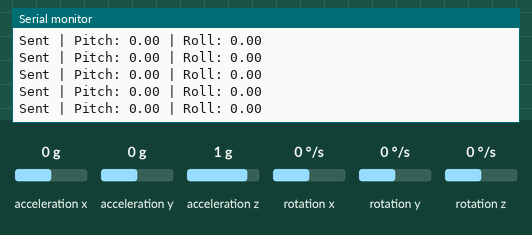
This sketch was run on a simulated ESP32. Shown: the last lines printed to the serial monitor. Wiring (inferred from the names in the program): MPU-6050 motion sensor at I2C address 0x68. The test bench sets the inputs (shaded band); at power-on: acceleration x 0 g, acceleration y 0 g, acceleration z 1 g, rotation x 0 °/s, rotation y 0 °/s, rotation z 0 °/s. WiFi joins after 1.5 s; servers stay silent unless stated; uploads are accepted with an empty reply.

Above: at 2.7 s.
2.8 s: acceleration x set to -1.4 g
At 3.2 s:
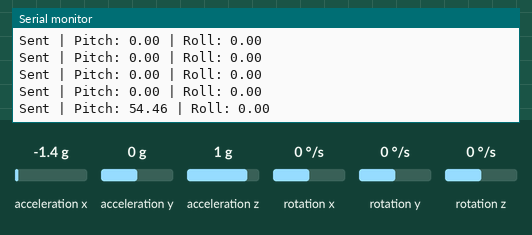
4.3 s: acceleration y set to -1.4 g
At 4.31 s:
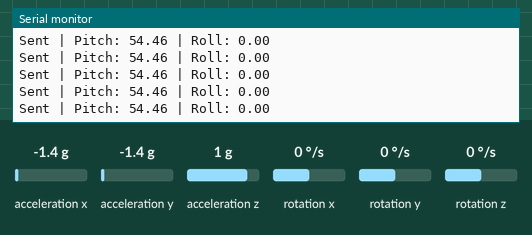
5.8 s: acceleration z set to -1.4 g
At 5.87 s:
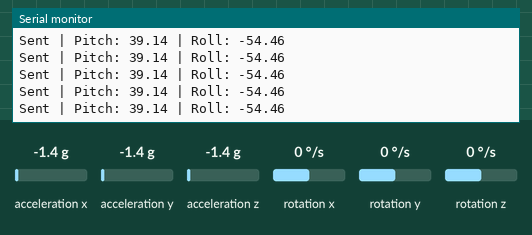
Timing chart, 0 to 8.8 s (numbered marks = the images above; inputs shaded):
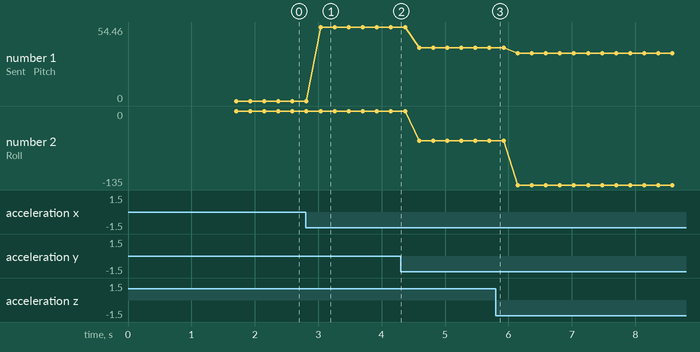

Measured:
- after the input at 2.8 s, the serial monitor: prints a new line after 0.24 s (image 1)
- plotted number 1: 0 → 54.46 after the input at 2.8 s, 54.46 → 39.14 after the input at 4.3 s, 39.14 → 35.26 after the input at 5.8 s
- plotted number 2: 0 → -54.46 after the input at 4.3 s, -54.46 → -135 after the input at 5.8 s

The sketch:

iot.ino
```cpp
#include <Wire.h>
#include <WiFi.h>
#include <HTTPClient.h>
#include <ArduinoJson.h>

// -------- WIFI CONFIG --------
const char* ssid = "kavs";
const char* password = "everyonewantsit";
const char* serverUrl = "http://10.179.89.78:7777/update";

// -------- MPU CONFIG --------
const int MPU_addr = 0x68;

// -------- SMOOTHING --------
float smoothPitch = 0;
float smoothRoll = 0;

// -------- TIMING --------
unsigned long lastSend = 0;
const int sendInterval = 100; // send every 100ms (10Hz)

void setup() {
  Serial.begin(115200);
  Wire.begin(19, 5);

  // Wake up MPU6050
  Wire.beginTransmission(MPU_addr);
  Wire.write(0x6B);
  Wire.write(0);
  Wire.endTransmission(true);

  // Connect WiFi
  WiFi.begin(ssid, password);
  Serial.print("Connecting to WiFi");

  while (WiFi.status() != WL_CONNECTED) {
    delay(500);
    Serial.print(".");
  }

  Serial.println("\nWiFi Connected!");
  Serial.println(WiFi.localIP());
}

void loop() {

  // -------- READ MPU DATA (FAST LOOP) --------
  Wire.beginTransmission(MPU_addr);
  Wire.write(0x3B);
  Wire.endTransmission(false);
  Wire.requestFrom(MPU_addr, 14, true);

  int16_t ax = Wire.read() << 8 | Wire.read();
  int16_t ay = Wire.read() << 8 | Wire.read();
  int16_t az = Wire.read() << 8 | Wire.read();

  // Skip temp
  Wire.read(); Wire.read();

  int16_t gx = Wire.read() << 8 | Wire.read();
  int16_t gy = Wire.read() << 8 | Wire.read();
  int16_t gz = Wire.read() << 8 | Wire.read();

  // -------- CALCULATE ANGLES --------
  float roll = atan2(ay, az);
  float pitch = atan2(-ax, sqrt((float)ay * ay + (float)az * az));

  float rollDeg = roll * 180.0 / PI;
  float pitchDeg = pitch * 180.0 / PI;

  // -------- LIGHT SMOOTHING (LOW LATENCY) --------
  smoothPitch = pitchDeg;
  smoothRoll  = rollDeg;

  // -------- NORMALIZE ACCEL --------
  float ax_g = ax / 16384.0;
  float ay_g = ay / 16384.0;
  float az_g = az / 16384.0;

  // -------- SEND DATA (SLOW LOOP) --------
  if (WiFi.status() == WL_CONNECTED && millis() - lastSend > sendInterval) {

    lastSend = millis();

    HTTPClient http;
    http.begin(serverUrl);
    http.addHeader("Content-Type", "application/json");

    StaticJsonDocument<300> doc;

    // 🔥 USE SMOOTHED BUT RESPONSIVE VALUES
    doc["pitch"] = pitchDeg;
    doc["roll"]  = rollDeg;

    doc["ax"] = ax_g;
    doc["ay"] = ay_g;
    doc["az"] = az_g;

    doc["gx"] = gx;
    doc["gy"] = gy;
    doc["gz"] = gz;

    doc["time"] = millis();
    doc["test"] = "shoulder_abduction";

    String requestBody;
    serializeJson(doc, requestBody);

    int httpResponseCode = http.POST(requestBody);

    if (httpResponseCode > 0) {
      Serial.printf("Sent | Pitch: %.2f | Roll: %.2f\n", smoothPitch, smoothRoll);
    } else {
      Serial.println("Error sending data");
    }

    http.end();
  }

  // -------- FAST SENSOR LOOP --------
  delay(20); // ~50Hz sensor reading
}
```
